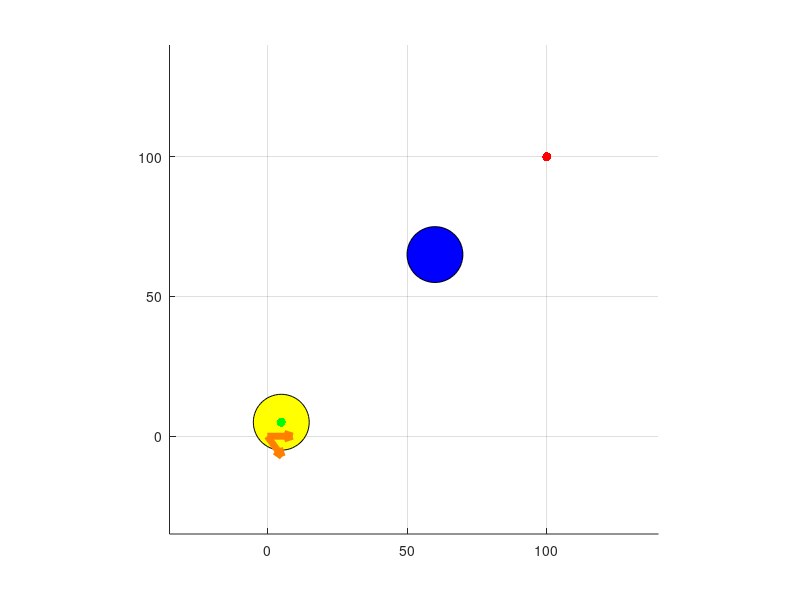

MATLAB code to generate this figure: (Note: this script raises an error after producing the figure.)
clear; clc; close all;
% The purpose of this file is to make the planned path responsive to moving
% obstacles. Only for 1 obstacle atm.

%% Set variables
robotRadius = 10;
updateTimes = 50; % number of time steps between 2 plot updates

dt = 1/2000; % normalized time step
minRadius=30; % circle around object
ptStart=[5 5]; % start position
ptEnd=[100 100]; % ball position
ptGoal=[130 80]; % point where the ball should go to
ptObject=[60 65]; % objects that are in the way
[nObstacles,~]=size(ptObject);

% State variables
initVel = 0;
initAng = -0.3*pi;
finalVel = 0;
finalAng = atan2(ptGoal(2)-ptEnd(2), ptGoal(1)-ptEnd(1));
orientDist = 30; % could be used to limit the angular velocity, for now to make the graph more pretty

%% SIMULATION: Initialize
self = struct('X',[],'Y',[],'W',[]);
obst = struct('X',[],'Y',[],'W',[]);

figure
hold on
grid on
xlim([ptStart(1)-4*robotRadius, ptEnd(1)+4*robotRadius]);
ylim([ptStart(2)-4*robotRadius, ptEnd(2)+4*robotRadius]);
axis equal

% Self
selfPathHandle = plot(ptStart(1), ptStart(2), '--k');
plot(ptStart(1), ptStart(2), '.g', 'MarkerSize', 20)
plot(ptEnd(1), ptEnd(2), '.r', 'MarkerSize', 20)

selfPosHandle = rectangle('Position', [ptStart(1)-robotRadius, ptStart(2)-robotRadius, 2*robotRadius, 2*robotRadius], 'Curvature', [1, 1], 'FaceColor', 'y');
selfDirHandle = quiver(0,0,robotRadius*cos(initAng),robotRadius*sin(initAng), 'linewidth', 5,'color',[1 0.5 0]);

% Obstacles
if ~isempty(ptObject)
    for j = 1:length(ptObject(:,1))
        obstPosHandle(j) = rectangle('Position', [ptObject(j,1)-robotRadius, ptObject(j,2)-robotRadius, 2*robotRadius, 2*robotRadius], 'Curvature', [1, 1], 'FaceColor', 'b');
        obstDirHandle(j) = quiver(0,0,robotRadius*cos(0),robotRadius*sin(0), 'linewidth', 5,'color',[1 0.5 0]);
    end
end

%% Go from state to state
makeNewPath = true;
count = 0;
time = 1;
while true
    %% Check if goal is reached
    if ~isempty(self.X) && self.X(time) == ptEnd(1) && self.Y(time) == ptEnd(2)
        disp('Goal reached!');
        break;
    end
    
    if makeNewPath
        %% Set initial and final states
        if round(initVel) == 0 % Should be limited and not rounded
            ptInitState = ptStart + orientDist*[0, 0; cos(initAng), sin(initAng)];
        else
            NumPoints = 4; % Start, initial state, final state, end
            ptInitState = ptStart + initVel/(NumPoints-1)*[cos(initAng), sin(initAng)];
        end
        
        if round(finalVel) == 0 % Should be limited and not rounded
            ptFinalState = ptEnd + orientDist*[cos(pi-finalAng), -sin(pi-finalAng); 0, 0];
        else
            NumPoints = 4; % Start, initial state, final state, end
            ptFinalState = ptEnd + finalVel/(NumPoints-1)*[cos(pi-finalAng), -sin(pi-finalAng)];
        end
        
        %% Initial path
        pts=[ptStart; ptInitState; ptFinalState; ptEnd];
        [X, Y]=bezierCurve(pts, dt);
        ptDanger=findDanger(ptObject, X, Y, minRadius); % check if circle crosses path
        [nDanger,~]=size(ptDanger); % amount of danger points
        
        if nDanger > 0
            %% Avoid obstacle by adding control point
            [ptControl]=createCP(ptDanger, X, Y, minRadius);
            if round(initVel) > 0 && ~isempty(ptControl) % Should be limited and not rounded
                NumPoints = 4 + length(ptControl(:,1)); % Same as before + number of control points
                ptInitState = ptStart + initVel/(NumPoints-1)*[cos(initAng), sin(initAng)];
            end
            pts=[ptStart; ptInitState; ptControl; ptFinalState; ptEnd];
            
            %% Calculate new Bezier Curve
            [X, Y]=bezierCurve(pts, dt);
            
            %makeNewPath = true;
            makeNewPath = false;
        else
            makeNewPath = false;
        end
        
        %% Movement data
        V=getVelocity(pts, dt);
        A=getAcceleration(pts, dt);
        ang=getRotation(V);
        angVel=diff(ang)/dt;
        
        self.X = X; self.Y = Y; self.W = ang;
        obst.X = ptObject(:,1)*ones(1,length(self.X));
        obst.Y = ptObject(:,2)*ones(1,length(self.X));
        obst.W = zeros(1,length(self.X));
        
        time = 1; % reset time every new path
    end
    
    %% SIMULATION: Update
    if mod(count,updateTimes) == 0
        % Self
        selfPathHandle.XData = self.X;
        selfPathHandle.YData = self.Y;
        selfPosHandle.Position = [self.X(time)-robotRadius, self.Y(time)-robotRadius, 2*robotRadius, 2*robotRadius];
        selfDirHandle.XData = self.X(time);
        selfDirHandle.YData = self.Y(time);
        selfDirHandle.UData = robotRadius*cos(self.W(time));
        selfDirHandle.VData = robotRadius*sin(self.W(time));
        
        % Obstacles
        if ~isempty(obst.X)
            for j = 1:length(obst.X(:,1))
                obstPosHandle(j).Position = [obst.X(j,time)-robotRadius, obst.Y(j,time)-robotRadius, 2*robotRadius, 2*robotRadius];
                obstDirHandle(j).XData = obst.X(j,time);
                obstDirHandle(j).YData = obst.Y(j,time);
                obstDirHandle(j).UData = robotRadius*cos(obst.W(j,time));
                obstDirHandle(j).VData = robotRadius*sin(obst.W(j,time));
            end
        end
        drawnow;
    end
    
    %% Replace initial data with current data
    initVel = norm(V(:,time));
    initAng = self.W(time);
    ptStart = [self.X(time), self.Y(time)];
    
    time = time + 1;
    count = count + 1;
end

%% Functions
function [X, Y] = bezierCurve(P, dt)
% P: n by 2 matrix with control points (x, y)
% dt: distance between two adjacent points
T = 0:dt:1;
X = zeros(1,length(T));
Y = zeros(1,length(T));

if isempty(P)
    disp('Please insert control points!');
    return;
end

n = length(P(:,1)) - 1; % degree of polynomial

for i = 0:n
    X = X + nchoosek(n,i) * T.^i .* (1-T).^(n-i) * P(i+1,1);
    Y = Y + nchoosek(n,i) * T.^i .* (1-T).^(n-i) * P(i+1,2);
end
end

function [CP] = createCP(obj, BZ_X, BZ_Y, minRadius)
% Assumes all objects are dangerous
CP=[];
if isempty(obj)
    return;
elseif length(obj(:,1))==1
    x=obj(1,1);
    y=obj(1,2);
    D=sqrt((BZ_X-x).^2+(BZ_Y-y).^2);
    if min(D)<minRadius
        ind=find(D==min(D),1);
        cur_x=BZ_X(ind);
        cur_y=BZ_Y(ind);
        
        vecToCurve=[cur_x, cur_y]-[x, y];
        CP=[cur_x, cur_y]+3*(minRadius-norm(vecToCurve))*vecToCurve/norm(vecToCurve);
        return;
    end
else
    disp("HELP! So much danger, I don't know what to do...YET");
end
end

function [dangerous]=findDanger(obj, BZ_X, BZ_Y, minRadius)
dangerous=[];
if isempty(obj)
    return;
end
for i=1:length(obj(:,1))
    x=obj(i,1);
    y=obj(i,2);
    D=sqrt((BZ_X-x).^2+(BZ_Y-y).^2);
    if min(D)<minRadius
        dangerous=[dangerous; x, y];
        
        % If the path goes through 2 danger zones, add the other obstacle
        % too
        for j=1:length(obj(:,1))
            if i~=j && norm(obj(i,:)-obj(j,:))<2*minRadius
                for k=1:length(BZ_X)
                    pathToObj1 = (obj(i,:)-[BZ_X(k), BZ_Y(k)])/norm(obj(i,:)-[BZ_X(k), BZ_Y(k)]);
                    pathToObj2 = (obj(j,:)-[BZ_X(k), BZ_Y(k)])/norm(obj(j,:)-[BZ_X(k), BZ_Y(k)]);
                    if dot(pathToObj1, pathToObj2)<-0.95
                        dangerous=[dangerous; obj(j,:)];
                    end
                end
            end
        end
    end
end
dangerous=unique(dangerous,'rows');
end

function [V]=getVelocity(P, dt)
T=0:dt:1;
dXdT=zeros(1,length(T));
dYdT=zeros(1,length(T));

if isempty(P)
    disp('Please insert control points!');
    return;
end

n=length(P(:,1))-1; % degree of polynomial

for i=0:n
    dXdT=dXdT+nchoosek(n,i)*(i*T.^(i-1).*(1-T).^(n-i)+T.^i.*-(n-i).*(1-T).^(n-i-1))*P(i+1,1);
    dYdT=dYdT+nchoosek(n,i)*(i*T.^(i-1).*(1-T).^(n-i)+T.^i.*-(n-i).*(1-T).^(n-i-1))*P(i+1,2);
end

% Fix NaN data by extrapolation
dXdT(1) = dXdT(2) - (dXdT(3)-dXdT(2));
dXdT(end) = dXdT(end-1) + (dXdT(end-1)-dXdT(end-2));
dYdT(1) = dYdT(2) - (dYdT(3)-dYdT(2));
dYdT(end) = dYdT(end-1) + (dYdT(end-1)-dYdT(end-2));

V=[dXdT; dYdT];
end

function [A]=getAcceleration(P, dt)
T = 0:dt:1;
d2XdT2 = zeros(1,length(T));
d2YdT2 = zeros(1,length(T));

if isempty(P)
    disp('Please insert control points!');
    return;
end

n = length(P(:,1)) - 1; % degree of polynomial

for i = 0:n
    d2XdT2 = d2XdT2 + nchoosek(n,i) * (i*(i-1)*T.^(i-2).*(1-T).^(n-i) - 2*i*(n-i)*T.^(i-1).*(1-T).^(n-i-1) + (n-i)*(n-i-1)*T.^i.*(1-T).^(n-i-2)) * P(i+1,1);
    d2YdT2 = d2YdT2 + nchoosek(n,i) * (i*(i-1)*T.^(i-2).*(1-T).^(n-i) - 2*i*(n-i)*T.^(i-1).*(1-T).^(n-i-1) + (n-i)*(n-i-1)*T.^i.*(1-T).^(n-i-2)) * P(i+1,2);
end

% Fix NaN data by extrapolation
d2XdT2(1) = d2XdT2(2) - (d2XdT2(3)-d2XdT2(2));
d2XdT2(end) = d2XdT2(end-1) + (d2XdT2(end-1)-d2XdT2(end-2));
d2YdT2(1) = d2YdT2(2) - (d2YdT2(3)-d2YdT2(2));
d2YdT2(end) = d2YdT2(end-1) + (d2YdT2(end-1)-d2YdT2(end-2));

A = [d2XdT2; d2YdT2];
end

function [ang]=getRotation(V)
ang=zeros(1,length(V(1,:)));
for i=1:length(V(1,:))
    ang(i)=atan(V(2,i)/V(1,i));
    if V(2,i)<0 && V(1,i)<0
        ang(i)=ang(i)-pi;
    elseif V(1,i) < 0
        ang(i)=ang(i)+pi;
    end
end

% Fix NaN data by extrapolation
ang(1) = ang(2) - (ang(3)-ang(2));
ang(end) = ang(end-1) + (ang(end-2)-ang(end-3));
end